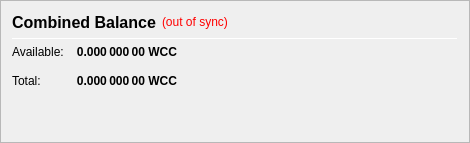
                   <widget class="QFrame" name="frame_CombinedBalances">
                    <property name="minimumSize">
                     <size>
                      <width>470</width>
                      <height>0</height>
                     </size>
                    </property>
                    <property name="frameShape">
                     <enum>QFrame::StyledPanel</enum>
                    </property>
                    <property name="frameShadow">
                     <enum>QFrame::Raised</enum>
                    </property>
                    <layout class="QVBoxLayout" name="verticalLayout_5">
                     <item>
                      <layout class="QHBoxLayout" name="horizontalLayout_5" stretch="0,0,0">
                       <item>
                        <widget class="QLabel" name="label_5z">
                         <property name="minimumSize">
                          <size>
                           <width>0</width>
                           <height>20</height>
                          </size>
                         </property>
                         <property name="font">
                          <font>
                           <pointsize>12</pointsize>
                           <weight>75</weight>
                           <bold>true</bold>
                          </font>
                         </property>
                         <property name="toolTip">
                          <string>Combined Balance (including unconfirmed and immature coins)</string>
                         </property>
                         <property name="text">
                          <string>Combined Balance</string>
                         </property>
                        </widget>
                       </item>
                       <item>
                        <widget class="QLabel" name="labelWalletStatus">
                         <property name="cursor">
                          <cursorShape>WhatsThisCursor</cursorShape>
                         </property>
                         <property name="toolTip">
                          <string>The displayed information may be out of date. Your wallet automatically synchronizes with the WINCASHCOIN network after a connection is established, but this process has not completed yet.</string>
                         </property>
                         <property name="styleSheet">
                          <string notr="true">QLabel { color: red; }</string>
                         </property>
                         <property name="text">
                          <string notr="true">(out of sync)</string>
                         </property>
                         <property name="alignment">
                          <set>Qt::AlignLeading|Qt::AlignLeft|Qt::AlignVCenter</set>
                         </property>
                        </widget>
                       </item>
                       <item>
                        <spacer name="horizontalSpacer_1">
                         <property name="orientation">
                          <enum>Qt::Horizontal</enum>
                         </property>
                         <property name="sizeHint" stdset="0">
                          <size>
                           <width>40</width>
                           <height>20</height>
                          </size>
                         </property>
                        </spacer>
                       </item>
                      </layout>
                     </item>
                     <item>
                      <widget class="Line" name="line_CombinedBalance">
                       <property name="minimumSize">
                        <size>
                         <width>0</width>
                         <height>1</height>
                        </size>
                       </property>
                       <property name="maximumSize">
                        <size>
                         <width>16777215</width>
                         <height>1</height>
                        </size>
                       </property>
                       <property name="orientation">
                        <enum>Qt::Horizontal</enum>
                       </property>
                      </widget>
                     </item>
                     <item>
                      <layout class="QGridLayout" name="gridLayout_3">
                       <property name="spacing">
                        <number>12</number>
                       </property>
                       <item row="1" column="0">
                        <widget class="QLabel" name="labelBalanceTextz">
                         <property name="text">
                          <string>Available:</string>
                         </property>
                        </widget>
                       </item>
                       <item row="1" column="1">
                        <widget class="QLabel" name="labelBalancez">
                         <property name="font">
                          <font>
                           <weight>75</weight>
                           <bold>true</bold>
                          </font>
                         </property>
                         <property name="cursor">
                          <cursorShape>IBeamCursor</cursorShape>
                         </property>
                         <property name="toolTip">
                          <string>Your current spendable balance</string>
                         </property>
                         <property name="text">
                          <string notr="true">0.000 000 00 WCC</string>
                         </property>
                         <property name="alignment">
                          <set>Qt::AlignRight|Qt::AlignTrailing|Qt::AlignVCenter</set>
                         </property>
                         <property name="textInteractionFlags">
                          <set>Qt::LinksAccessibleByMouse|Qt::TextSelectableByKeyboard|Qt::TextSelectableByMouse</set>
                         </property>
                        </widget>
                       </item>
                       <item row="2" column="0">
                        <widget class="QLabel" name="labelTotalTextz">
                         <property name="text">
                          <string>Total:</string>
                         </property>
                        </widget>
                       </item>
                       <item row="2" column="1">
                        <widget class="QLabel" name="labelTotalz">
                         <property name="font">
                          <font>
                           <weight>75</weight>
                           <bold>true</bold>
                          </font>
                         </property>
                         <property name="cursor">
                          <cursorShape>IBeamCursor</cursorShape>
                         </property>
                         <property name="toolTip">
                          <string>Total Balance, including all unavailable coins.</string>
                         </property>
                         <property name="text">
                          <string notr="true">0.000 000 00 WCC</string>
                         </property>
                         <property name="alignment">
                          <set>Qt::AlignRight|Qt::AlignTrailing|Qt::AlignVCenter</set>
                         </property>
                         <property name="textInteractionFlags">
                          <set>Qt::LinksAccessibleByMouse|Qt::TextSelectableByKeyboard|Qt::TextSelectableByMouse</set>
                         </property>
                        </widget>
                       </item>
                       <item row="2" column="3">
                        <spacer name="horizontalSpacer_2">
                         <property name="orientation">
                          <enum>Qt::Horizontal</enum>
                         </property>
                         <property name="sizeHint" stdset="0">
                          <size>
                           <width>40</width>
                           <height>20</height>
                          </size>
                         </property>
                        </spacer>
                       </item>
                      </layout>
                     </item>
                     <item>
                      <spacer name="verticalSpacer_1">
                       <property name="orientation">
                        <enum>Qt::Vertical</enum>
                       </property>
                       <property name="sizeHint" stdset="0">
                        <size>
                         <width>20</width>
                         <height>40</height>
                        </size>
                       </property>
                      </spacer>
                     </item>
                    </layout>
                   </widget>
